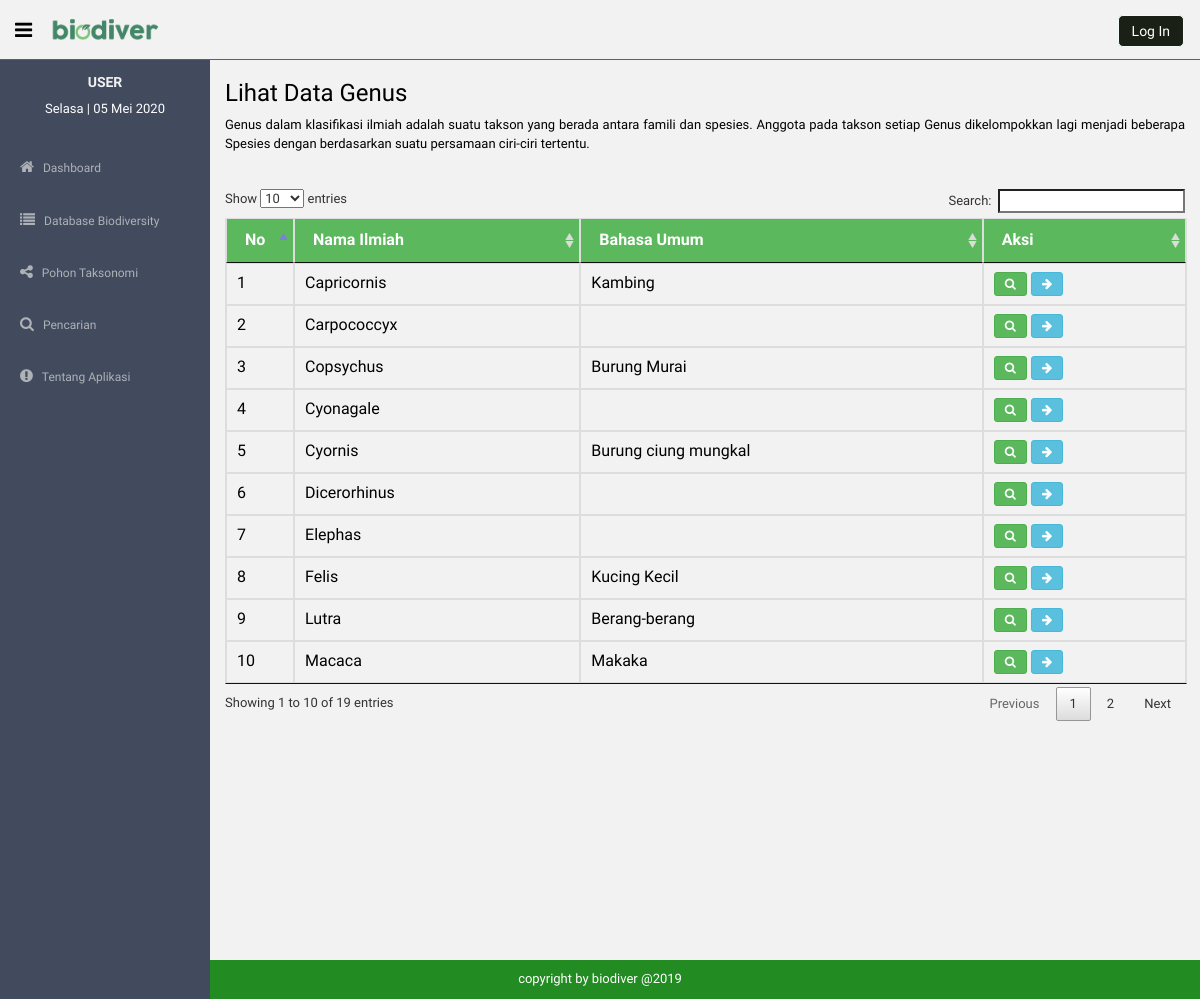
/TugasAkhir/LihatData/genus, run on the app's committed database.
### tables this page shows
CREATE TABLE `tb_genus` (
  `id_genus` int(11) NOT NULL,
  `nama_latin` varchar(60) DEFAULT NULL,
  `nama_umum` varchar(60) DEFAULT NULL,
  `ciri_ciri` varchar(300) DEFAULT NULL,
  `keterangan` varchar(500) DEFAULT NULL,
  `gambar` varchar(100) DEFAULT NULL,
  `id_famili` int(11) DEFAULT NULL
);

### application/controllers/TugasAkhir.php (called while the page is built, shortened)
<?php
class TugasAkhir extends CI_Controller {
	function __construct(){
		$this->load->model('Mymodel');
	}
	public function LihatData($view)
	{
		$data["tglhariini"] = date('d-m-Y');
		$data["nohari"] = date('w');
		list($data["tgl"],$data["bln"], $data["thn"])=explode("-",$data["tglhariini"]);
		$data['level'] = $this->session->userdata('level');
		switch ($view) {
			case 'genus':
				$order = array('nama_latin');
				$data['genus'] = $this->Mymodel->getOrder('tb_genus',$order,'ASC')->result_array();
				$data['pesan'] = $this->session->flashdata('pesan');
				$this->load->view('lihatdata/datagenus',$data);
			break;
		}
	}
}
?>

### index.php (called while the page is built, shortened)
<?php
require_once BASEPATH.'core/CodeIgniter.php';

### application/models/mymodel.php (called while the page is built, shortened)
<?php
class Mymodel extends CI_Model{
	public function getOrder($table, &$order, $by){
		$i = 0;
		foreach ($order as $key) {
			$this->db->order_by($order[$i],$by);
			$i++;
		}
		return $this->db->get($table);
	}
}
?>

### application/views/lihatdata/datagenus.php (the view, shortened to what this page needs)
<html>
<head>
</head>
<body>
<section id="container" >
	<section id="main-content">
		<section class="wrapper site-min-height">
			<h3>Lihat Data Genus</h3>
			<p style="text-align: justify;">Genus dalam klasifikasi ilmiah adalah suatu takson yang berada antara famili dan spesies. Anggota pada takson setiap Genus dikelompokkan lagi menjadi beberapa Spesies dengan berdasarkan suatu persamaan ciri-ciri tertentu.</p>
			<div class="row">
				<div class="col-lg-12">
					<div class="row mt">
						<div class="col-lg-12 table-responsive">
							<table class="table table-bordered tabeldata" id="">
							<thead>
							<tr>
								<th width="30px">No</th>
								<th>Nama Ilmiah</th>
								<th>Bahasa Umum</th>
								<th>Aksi</th>
							</tr>
							</thead>
							<tbody>
<?php
$no = 1;
foreach($genus as $data):
?>
							<tr>
								<td><?php echo $no; ?></td>
								<td><?php echo $data['nama_latin'] ?></td>
								<td><?php echo $data['nama_umum'] ?></td>
								<td>
									<button class="btn btn-sm btn-success" data-toggle="modal" data-target="<?php echo '#Modal'.$data['id_genus']; ?>"><i class="fa fa-search"></i></button>
									<a href="<?php echo site_url()."/TugasAkhir/LihatDataById/genus/".$data['id_genus'] ?>" class="btn btn-sm btn-info"><i class="fa fa-arrow-right"></i></a>
								</td>
							</tr>
</div>
<?php $no++; endforeach;?>
		</section>
	</section>
</section>
</body>
</html>

### assets/css/style.css (style rules this page uses)
body { color: #797979; background: #f2f2f2; font-family: 'Ruda', sans-serif; padding: 0px !important; margin: 0px !important; font-size:13px; }
a, a:hover, a:focus { text-decoration: none; outline: none; }
#container { width: 100%; height: 100%; }
.mt { margin-top: 25px; }
#main-content { margin-left: 210px; }
.wrapper { display: inline-block; margin-top: 60px; padding-left: 15px; padding-right: 15px; padding-bottom: 15px; padding-top: 0px; width: 100%; }
.site-min-height { min-height: 900px; }

### assets/css/css_baru.css (style rules this page uses)
body { color: #000000; }

### assets/DataTable/css/datatables.css (style rules this page uses)
table.dataTable { width: 100%; margin: 0 auto; clear: both; border-collapse: separate; border-spacing: 0; }
table.dataTable thead th, table.dataTable tfoot th { font-weight: bold; }
table.dataTable thead th, table.dataTable thead td { padding: 10px 18px; border-bottom: 1px solid #111; background: #5cb85c; color: white; }
table.dataTable thead .sorting, table.dataTable thead .sorting_asc, table.dataTable thead .sorting_desc, table.dataTable thead .sorting_asc_disabled, table.dataTable thead .sorting_desc_disabled { cursor: pointer; *cursor: hand; background-repeat: no-repeat; background-position: center right; }
table.dataTable thead .sorting { background-image: url("DataTables-1.10.18/images/sort_both.png"); }
table.dataTable thead .sorting_asc { background-image: url("DataTables-1.10.18/images/sort_asc.png"); }
table.dataTable tbody tr { background-color: transparent; }
table.dataTable tbody th, table.dataTable tbody td { padding: 8px 10px; }
table.dataTable.no-footer { border-bottom: 1px solid #111; }
table.dataTable, table.dataTable th, table.dataTable td { box-sizing: content-box; }

### data on the page
tb_genus: nama_latin "Capricornis", nama_umum "Kambing"
tb_genus: nama_latin "Carpococcyx"
tb_genus: nama_latin "Copsychus", nama_umum "Burung Murai"
tb_genus: nama_latin "Cyonagale"
tb_genus: nama_latin "Cyornis", nama_umum "Burung ciung mungkal"
tb_genus: nama_latin "Dicerorhinus"
tb_genus: nama_latin "Elephas"
tb_genus: nama_latin "Felis", nama_umum "Kucing Kecil"
tb_genus: nama_latin "Lutra", nama_umum "Berang-berang"
tb_genus: nama_latin "Macaca", nama_umum "Makaka"

### other printed values
$H5 "USER"
namahari($nohari) "Selasa"
$tgl "05"
namabulan($bln) "Mei"
$thn "2020"
